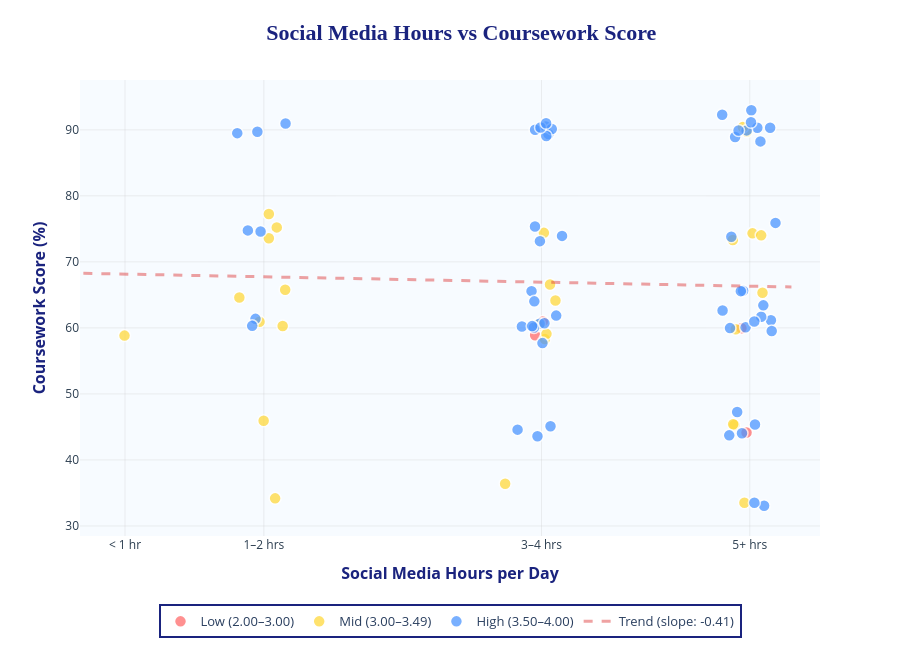

The notebook cell saved with this chart:
### Code cell
# ═══════════════════════════════════════════════════════════════
# VISUALISATION 3: Scatter Plot
# Social Media Hours vs Coursework Score (coloured by CGPA)
# ═══════════════════════════════════════════════════════════════

np.random.seed(42)
plot_df = df[['social_media_hours', 'coursework_score', 'cgpa_label', 'study_hours_daily']].copy()
plot_df['sm_j'] = plot_df['social_media_hours'] + np.random.normal(0, 0.1, len(plot_df))
plot_df['cw_j'] = plot_df['coursework_score']   + np.random.normal(0, 1.2, len(plot_df))

fig = go.Figure()

for label in CGPA_ORDER:
    sub = plot_df[plot_df['cgpa_label'] == label]
    fig.add_trace(go.Scatter(
        x=sub['sm_j'],
        y=sub['cw_j'],
        mode='markers',
        marker=dict(
            color=CGPA_COLORS[label],
            size=12,
            line=dict(color='white', width=1.5),
            opacity=0.75
        ),
        name=label,
        hovertemplate=(
            f'<b>CGPA: {label}</b><br>'
            'Social Media: %{customdata[0]:.1f} hrs/day<br>'
            'Coursework: %{customdata[1]}%<br>'
            'Study Hours: %{customdata[2]:.1f} hrs/day<br>'
            '<extra></extra>'
        ),
        customdata=sub[['social_media_hours', 'coursework_score', 'study_hours_daily']].values
    ))

# Regression trendline
z = np.polyfit(df['social_media_hours'], df['coursework_score'], 1)
p = np.poly1d(z)
x_line = np.linspace(df['social_media_hours'].min() - 0.3, df['social_media_hours'].max() + 0.3, 100)

fig.add_trace(go.Scatter(
    x=x_line, y=p(x_line),
    mode='lines',
    line=dict(color='rgba(220,50,50,0.45)', width=3, dash='dash'),
    name=f'Trend (slope: {z[0]:.2f})',
    hoverinfo='skip'
))

fig.update_layout(
    title=dict(
        text='<b>📱 Social Media Hours vs Coursework Score</b>',
        x=0.5, xanchor='center',
        font=dict(size=22, color='#1A237E', family='Arial Black')
    ),
    xaxis=dict(
        title=dict(text='<b>Social Media Hours per Day</b>', font=dict(size=16, color='#1A237E')),
        showgrid=True, gridcolor='rgba(200,200,200,0.3)',
        tickfont=dict(size=12, color='#2C3E50'),
        tickvals=[0.5, 1.5, 3.5, 5.0],
        ticktext=['< 1 hr', '1–2 hrs', '3–4 hrs', '5+ hrs']
    ),
    yaxis=dict(
        title=dict(text='<b>Coursework Score (%)</b>', font=dict(size=16, color='#1A237E')),
        showgrid=True, gridcolor='rgba(200,200,200,0.3)',
        tickfont=dict(size=12, color='#2C3E50')
    ),
    plot_bgcolor='rgba(240,248,255,0.5)',
    paper_bgcolor='white',
    hovermode='closest',
    hoverlabel=dict(bgcolor='white', font_size=13, font_family='Arial'),
    legend=dict(
        orientation='h', yanchor='top', y=-0.15,
        xanchor='center', x=0.5,
        bgcolor='rgba(255,255,255,0.9)',
        bordercolor='#1A237E', borderwidth=2,
        font=dict(size=13)
    ),
    height=650,
    margin=dict(t=80, b=100)
)

fig.show()

### Figure 1 — Plotly figure (JSON) as saved in the notebook; plotly's stock layout.template omitted (floating-point values rounded to 4 significant figures; data arrays with more than 128 entries replaced by an {"elided": "..."} marker saying what was removed)
{"data": [{"customdata": [[5.0, 45.0, 1.5], [5.0, 60.0, 5.0], [3.5, 60.0, 3.5], [3.5, 60.0, 5.0]], "hovertemplate": "<b>CGPA: Low (2.00–3.00)</b><br>Social Media: %{customdata[0]:.1f} hrs/day<br>Coursework: %{customdata[1]}%<br>Study Hours: %{customdata[2]:.1f} hrs/day<br><extra></extra>", "marker": {"color": "#FF6B6B", "line": {"color": "white", "width": 1.5}, "opacity": 0.75, "size": 12}, "mode": "markers", "name": "Low (2.00–3.00)", "type": "scatter", "x": [4.977, 4.94, 3.454, 3.509], "y": [44.16, 59.96, 58.9, 60.99]}, {"customdata": [[3.5, 60.0, 1.5], [5.0, 60.0, 5.0], [1.5, 45.0, 1.5], [5.0, 75.0, 1.5], [5.0, 75.0, 1.5], [3.5, 75.0, 1.5], [1.5, 65.0, 3.5], [5.0, 35.0, 1.5], [3.5, 65.0, 1.5], [1.5, 75.0, 3.5], [1.5, 60.0, 0.5], [3.5, 60.0, 1.5], [5.0, 45.0, 1.5], [5.0, 45.0, 3.5], [1.5, 35.0, 3.5], [1.5, 60.0, 1.5], [3.5, 65.0, 1.5], [1.5, 75.0, 1.5], [1.5, 75.0, 1.5], [1.5, 65.0, 3.5], [0.5, 60.0, 3.5], [3.5, 35.0, 0.5], [5.0, 75.0, 3.5], [3.5, 60.0, 1.5], [5.0, 90.0, 1.5], [3.5, 60.0, 0.5], [5.0, 90.0, 1.5], [5.0, 65.0, 1.5]], "hovertemplate": "<b>CGPA: Mid (3.00–3.49)</b><br>Social Media: %{customdata[0]:.1f} hrs/day<br>Coursework: %{customdata[1]}%<br>Study Hours: %{customdata[2]:.1f} hrs/day<br><extra></extra>", "marker": {"color": "#FFD93D", "line": {"color": "white", "width": 1.5}, "opacity": 0.75, "size": 12}, "mode": "markers", "name": "Mid (3.00–3.49)", "type": "scatter", "x": [3.524, 4.899, 1.499, 4.878, 5.02, 3.517, 1.324, 4.961, 3.561, 1.593, 1.469, 3.481, 4.889, 4.88, 1.581, 1.636, 3.6, 1.536, 1.536, 1.654, 0.4964, 3.238, 5.082, 3.47, 4.978, 3.536, 4.95, 5.092], "y": [58.3, 59.81, 45.95, 73.32, 74.32, 74.4, 64.61, 33.52, 66.57, 75.22, 60.94, 60.36, 45.3, 45.42, 34.18, 60.28, 64.14, 77.24, 73.57, 65.79, 58.83, 36.39, 74.02, 60.5, 89.71, 59.1, 90.41, 65.33]}, {"customdata": {"elided": "56x3 float values"}, "hovertemplate": "<b>CGPA: High (3.50–4.00)</b><br>Social Media: %{customdata[0]:.1f} hrs/day<br>Coursework: %{customdata[1]}%<br>Study Hours: %{customdata[2]:.1f} hrs/day<br><extra></extra>", "marker": {"color": "#4D96FF", "line": {"color": "white", "width": 1.5}, "opacity": 0.75, "size": 12}, "mode": "markers", "name": "High (3.50–4.00)", "type": "scatter", "x": [3.55, 3.486, 3.565, 5.152, 1.477, 5.158, 5.077, 3.453, 5.054, 3.454, 1.453, 1.309, 3.328, 4.944, 3.531, 4.909, 3.359, 5.147, 4.977, 3.507, 4.858, 3.446, 5.011, 1.385, 5.038, 3.471, 1.44, 5.185, 4.894, 5.082, 3.521, 4.804, 4.867, 3.574, 3.488, 4.97, 4.852, 3.428, 3.606, 3.534, 5.032, 3.432, 5.103, 1.416, 5.033, 5.098, 4.952, 3.493, 4.935, 1.656, 5.009, 4.801, 3.648, 3.448, 4.919, 3.533], "y": [89.36, 60.62, 45.12, 61.16, 74.61, 59.53, 88.24, 75.36, 90.31, 90.01, 89.72, 89.5, 44.59, 44.04, 90.48, 47.26, 60.21, 90.31, 89.91, 57.7, 59.97, 60.07, 92.96, 74.77, 45.36, 43.6, 61.37, 75.9, 88.91, 61.68, 60.7, 62.63, 73.81, 90.12, 73.14, 60.08, 43.73, 65.57, 61.86, 89.06, 60.98, 60.27, 33.07, 60.31, 33.52, 63.42, 65.63, 90.35, 65.57, 90.94, 91.16, 92.28, 73.93, 64.02, 89.91, 90.99]}, {"hoverinfo": "skip", "line": {"color": "rgba(220,50,50,0.45)", "dash": "dash", "width": 3}, "mode": "lines", "name": "Trend (slope: -0.41)", "type": "scatter", "x": [0.2, 0.2515, 0.303, 0.3545, 0.4061, 0.4576, 0.5091, 0.5606, 0.6121, 0.6636, 0.7152, 0.7667, 0.8182, 0.8697, 0.9212, 0.9727, 1.024, 1.076, 1.127, 1.179, 1.23, 1.282, 1.333, 1.385, 1.436, 1.488, 1.539, 1.591, 1.642, 1.694, 1.745, 1.797, 1.848, 1.9, 1.952, 2.003, 2.055, 2.106, 2.158, 2.209, 2.261, 2.312, 2.364, 2.415, 2.467, 2.518, 2.57, 2.621, 2.673, 2.724, 2.776, 2.827, 2.879, 2.93, 2.982, 3.033, 3.085, 3.136, 3.188, 3.239, 3.291, 3.342, 3.394, 3.445, 3.497, 3.548, 3.6, 3.652, 3.703, 3.755, 3.806, 3.858, 3.909, 3.961, 4.012, 4.064, 4.115, 4.167, 4.218, 4.27, 4.321, 4.373, 4.424, 4.476, 4.527, 4.579, 4.63, 4.682, 4.733, 4.785, 4.836, 4.888, 4.939, 4.991, 5.042, 5.094, 5.145, 5.197, 5.248, 5.3], "y": [68.27, 68.25, 68.22, 68.2, 68.18, 68.16, 68.14, 68.12, 68.1, 68.08, 68.06, 68.04, 68.02, 67.99, 67.97, 67.95, 67.93, 67.91, 67.89, 67.87, 67.85, 67.83, 67.81, 67.79, 67.76, 67.74, 67.72, 67.7, 67.68, 67.66, 67.64, 67.62, 67.6, 67.58, 67.56, 67.53, 67.51, 67.49, 67.47, 67.45, 67.43, 67.41, 67.39, 67.37, 67.35, 67.33, 67.3, 67.28, 67.26, 67.24, 67.22, 67.2, 67.18, 67.16, 67.14, 67.12, 67.1, 67.07, 67.05, 67.03, 67.01, 66.99, 66.97, 66.95, 66.93, 66.91, 66.89, 66.87, 66.84, 66.82, 66.8, 66.78, 66.76, 66.74, 66.72, 66.7, 66.68, 66.66, 66.63, 66.61, 66.59, 66.57, 66.55, 66.53, 66.51, 66.49, 66.47, 66.45, 66.43, 66.4, 66.38, 66.36, 66.34, 66.32, 66.3, 66.28, 66.26, 66.24, 66.22, 66.2]}], "layout": {"height": 650, "hoverlabel": {"bgcolor": "white", "font": {"family": "Arial", "size": 13}}, "hovermode": "closest", "legend": {"bgcolor": "rgba(255,255,255,0.9)", "bordercolor": "#1A237E", "borderwidth": 2, "font": {"size": 13}, "orientation": "h", "x": 0.5, "xanchor": "center", "y": -0.15, "yanchor": "top"}, "margin": {"b": 100, "t": 80}, "paper_bgcolor": "white", "plot_bgcolor": "rgba(240,248,255,0.5)", "title": {"font": {"color": "#1A237E", "family": "Arial Black", "size": 22}, "text": "<b>📱 Social Media Hours vs Coursework Score</b>", "x": 0.5, "xanchor": "center"}, "xaxis": {"gridcolor": "rgba(200,200,200,0.3)", "showgrid": true, "tickfont": {"color": "#2C3E50", "size": 12}, "ticktext": ["< 1 hr", "1–2 hrs", "3–4 hrs", "5+ hrs"], "tickvals": [0.5, 1.5, 3.5, 5], "title": {"font": {"color": "#1A237E", "size": 16}, "text": "<b>Social Media Hours per Day</b>"}}, "yaxis": {"gridcolor": "rgba(200,200,200,0.3)", "showgrid": true, "tickfont": {"color": "#2C3E50", "size": 12}, "title": {"font": {"color": "#1A237E", "size": 16}, "text": "<b>Coursework Score (%)</b>"}}}}
